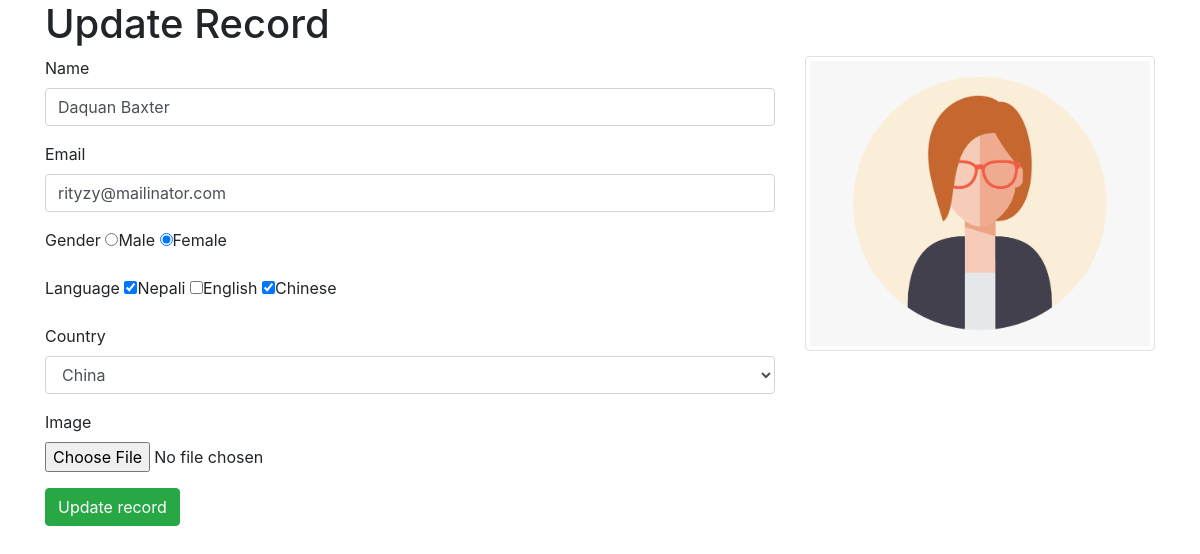
The app's page /edit/4 with its own data.
### record/models.py (models this page shows)
class User(models.Model):
    gender_filed = [
        ('male', 'Male'),
        ('female', 'Female')
    ]
    language_filed = [
        ('nepali', 'Nepali'),
        ('english', 'English'),
        ('chinese', 'Chinese')
    ]
    name = models.CharField(max_length=255)
    email = models.CharField(max_length=255, unique=True)
    gender = models.CharField(choices=gender_filed, max_length=10)
    language = models.CharField(choices=language_filed, max_length=100)
    country = models.CharField(max_length=100)
    image = models.ImageField(upload_to='user_gallery', blank=True, null=True)
    def get_language(self):
        lang = self.language
        lang_object = lang.split(',')
        return lang_object

### record/views.py (the view)
# urls.py: path('edit/<id>', views.edit, name='edit'),
def edit(request, id):
    if request.method == "POST":
        user_obj = User.objects.get(id=id)
        user_obj.name = request.POST['name']
        user_obj.email = request.POST['email']
        user_obj.gender = request.POST['gender']
        user_obj.country = request.POST['country']
        language = request.POST.getlist('language')
        user_obj.language = ','.join(map(str, language))
        image = ''
        if request.FILES:
            delete_file(id)
            user_obj.image = request.FILES['image']
        user_obj.save()
        messages.success(request, "Data was updated")
        return redirect('/')
    else:
        content = {
            'userData': User.objects.get(id=id)
        }
        return render(request, 'update.html', content)

### record/templates/update.html (shortened to what this page needs)
{% extends 'layouts.html' %}
{% block content %}
    <div class="row">
        <div class="col-md-12">
            <h1>Update Record</h1>
        </div>
    </div>
    <div class="row">
        <div class="col-md-8">
            <form action="" method="post" enctype="multipart/form-data">
                <div class="form-group">
                    <label for="name">Name</label>
                    <input type="text" name="name" value="{{ userData.name }}" class="form-control" id="name" required>
                </div>
                <div class="form-group">
                    <label for="email">Email</label>
                    <input type="email" name="email"
                           value="{{ userData.email }}"
                           class="form-control" id="email" required>
                </div>
                <div class="form-group">
                    <label for="gender">Gender</label>
                    <label><input type="radio" name="gender" {% if userData.gender == 'male' %} checked {% endif %}
                                  value="male">Male</label>
                    <label><input type="radio" name="gender" {% if userData.gender == 'female' %} checked {% endif %}
                                  value="female">Female</label>
                </div>
                <div class="form-group">
                    <label for="language">Language</label>
                    <label><input type="checkbox" name="language" {% if 'nepali' in userData.get_language %}
                                  checked {% endif %} value="nepali">Nepali</label>
                    <label><input type="checkbox" name="language"   value="english">English</label>
                    <label><input type="checkbox" name="language"  {% if 'chinese' in userData.get_language %}
                                  checked {% endif %} value="chinese">Chinese</label>
                </div>
                <div class="form-group">
                    <label for="country">Country</label>
                    <select name="country" id="country" class="form-control">
                        <option value="china" {% if userData.country == 'china' %} selected {% endif %}>China</option>
                    </select>
                </div>
                <div class="form-group">
                    <label for="image">Image</label> <br>
                    <input type="file" name="image">
                </div>
                <div class="form-group">
                    <button class="btn btn-success">Update record</button>
                </div>
            </form>
        </div>
        <div class="col-md-4">
            {% if userData.image %}
                <img src="{{ userData.image.url }}" class="img-fluid img-thumbnail" alt="">
            {% endif %}
        </div>
    </div>
{% endblock content %}

### records on screen
User: name "Daquan Baxter", email "rityzy@mailinator.com", gender "☐ Male", gender "☑ Female", language "☑", country "China", image (picture)
